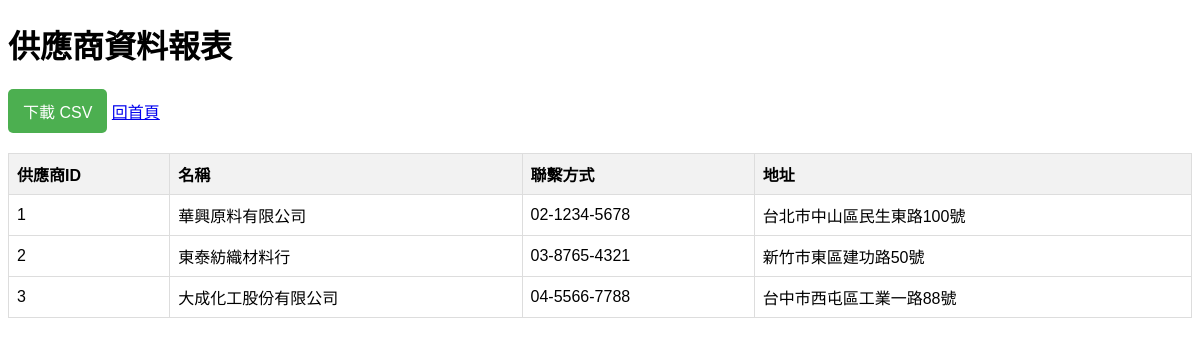
Page /reports/supplier_data_report.php on the committed database.
### tables this page shows
CREATE TABLE `suppliers` (
  `supplier_id` int(11) NOT NULL,
  `name` varchar(100) NOT NULL,
  `contact_info` varchar(100) DEFAULT NULL,
  `address` varchar(255) DEFAULT NULL
);

### reports/supplier_data_report.php (the view, shortened to what this page needs)
<?php
include '../db_connect.php';
$query = "SELECT supplier_id, name, contact_info, address
          FROM suppliers";
$result = $conn->query($query);
$suppliers = [];
while ($row = $result->fetch_assoc()) {
    $suppliers[] = $row;
}
?>
<!DOCTYPE html>
<html lang="en">
<head>
</head>
<body>
    <h1>供應商資料報表</h1>
    <a href="supplier_data_report.php?download=csv" class="download-link">下載 CSV</a>
    <a href="../admin.php" class="btn btn-outline-primary">回首頁</a>
    <table>
        <thead>
            <tr>
                <th>供應商ID</th>
                <th>名稱</th>
                <th>聯繫方式</th>
                <th>地址</th>
            </tr>
        </thead>
        <tbody>
            <?php if (count($suppliers) > 0): ?>
                <?php foreach ($suppliers as $supplier): ?>
                    <tr>
                        <td><?= htmlspecialchars($supplier['supplier_id']) ?></td>
                        <td><?= htmlspecialchars($supplier['name']) ?></td>
                        <td><?= htmlspecialchars($supplier['contact_info']) ?></td>
                        <td><?= htmlspecialchars($supplier['address']) ?></td>
                    </tr>
                <?php endforeach; ?>
            <?php else: ?>
                <tr>
                    <td colspan="4">無資料</td>
                </tr>
            <?php endif; ?>
        </tbody>
    </table>
</body>
</html>

### reports/supplier_data_report.php (style rules this page uses)
body { font-family: Arial, sans-serif; }
table { width: 100%; border-collapse: collapse; margin-top: 20px; }
th, td { border: 1px solid #ddd; padding: 8px; text-align: left; }
th { background-color: #f2f2f2; }
.download-link { text-decoration: none; color: white; background-color: #4CAF50; padding: 10px 15px; border-radius: 5px; display: inline-block; }

### rows in the picture
suppliers: supplier_id "1", name "華興原料有限公司", contact_info "02-1234-5678", address "台北市中山區民生東路100號"
suppliers: supplier_id "2", name "東泰紡織材料行", contact_info "03-8765-4321", address "新竹市東區建功路50號"
suppliers: supplier_id "3", name "大成化工股份有限公司", contact_info "04-5566-7788", address "台中市西屯區工業一路88號"
